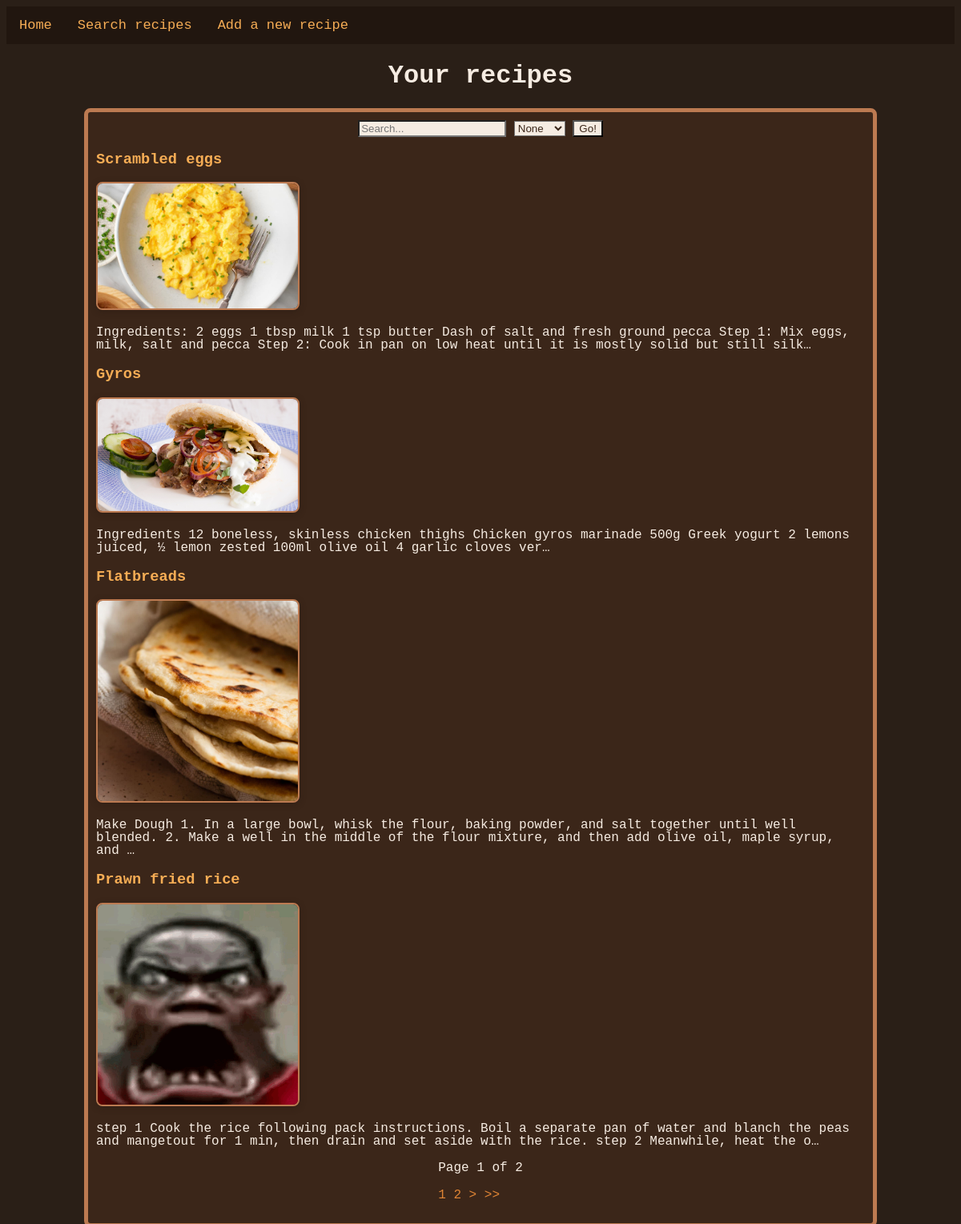
The app's page /recipes/ with its own data.
### recipesMain/models.py (models this page shows, shortened)
class recipe(models.Model):
    recipeId = models.BigAutoField(primary_key = True)
    title = models.CharField(max_length = 50)
    prepTime = models.IntegerField(default=15)
    cookTime = models.IntegerField(default=20)
    ingredients = models.TextField()
    body = models.TextField()
    image = models.ImageField(upload_to="food_images/", default="food_images/icon.png")
    tag = models.ManyToManyField(category, db_column = "categoryTitle")
    class Meta:
        db_table = "recipe"

### recipesMain/views.py (the view)
# urls.py: path("", views.listRecipesView, name="listRecipesView"),
def listRecipesView(request):
    categories = category.objects.all()
    q = request.GET.get("q", default="")
    tagDDM = request.GET.get("tagDDM", default="")
    recipesDisp = recipe.objects.filter((Q(title__icontains=q) |
                                        Q(body__icontains=q)) &
                                        Q(tag__categoryTitle__icontains=tagDDM))
    paginator = P(recipesDisp, 4)
    pageObj = paginator.get_page(request.GET.get('page'))
    return render(request, "recipeViews/recipeList.html", {"category": categories, "pageObj": pageObj,})

### templates/recipeViews/recipeList.html (shortened to what this page needs)
{% extends "base.html" %}
{% load static %}
{% block content %}
<div class="centreTitle">
    <h1>Your recipes</h1>
</div>
<div class="centreColumn">
    <form class="searchbar" action="/recipes/" method="get">
        <input name="q" type="text" placeholder="Search..." />
        <select name="tagDDM">
            <option value="">None</option>
        </select>
        <input type="submit" value="Go!" />
    </form>
    <div>
        {% if pageObj %}
            {% for getdata in pageObj %}
            <article class="entry">
                <h3><a class="recipeLink" href="/recipes/{{ getdata.recipeId }}">{{ getdata.title }}</a></h3>
                <p><img class="previewImage" src="{{getdata.image.url}}" alt="{{getdata.image.url}}"></p>
                <p>{{ getdata.body | truncatechars:200 }}</p>
            </article>
            {% endfor %}
        {% else %}
            <p class="noResult">No results. Maybe you should write this one next!</p>
        {% endif %}
    </div>
    <div class="pagination">
        <span>
            Page {{ pageObj.number }} of {{ pageObj.paginator.num_pages }}
        </span>
        <p>
        {% for num in pageObj.paginator.page_range %}
            {% if page_obj.number == num %}
                <strong>{{ num }}</strong>
            {% else %}
                <a href="?page={{ num }}">{{ num }}</a>
            {% endif %}
        {% endfor %}
        {% if pageObj.has_next %}
            <a href="?page={{ pageObj.next_page_number }}">></a>
            <a href="?page={{ pageObj.paginator.num_pages }}">>></a>
        {% endif %}
        </p>
    </div>
</div>
{% endblock %}

### static/css/main.css (style rules this page uses)
:root { --autumn-bg: #2a1f17; --autumn-container-bg: #3b2619; --autumn-accent: #e08535; --autumn-accent-dark: #8f4c1c; --autumn-text: #f6ece2; --autumn-link: #f6ad55; --autumn-hover: #e57242; --autumn-border: #bc7a51; }
.centreColumn { width: 960px; height: 100%; padding: 10px; border: 5px solid var(--autumn-border); border-radius: 8px; word-break: keep-all; background-color: var(--autumn-container-bg); margin: auto; display: flex; flex-direction: column; align-items: center; color: var(--autumn-text); }
.centreTitle { align-items: center; text-align: center; }
.entry { line-height: 1; }
.recipeLink { color: var(--autumn-accent); text-decoration: none; }
.searchbar input { background-color: var(--autumn-text); color: #3b2619; }
.searchbar select { background-color: var(--autumn-text); color: #3b2619; }
.pagination a { color: var(--autumn-accent); text-decoration: none; }
.previewImage { width:100%; max-width:250px; border-radius: 8px; border: 2px solid var(--autumn-border); box-shadow: 0 2px 8px #21160f55; }
.recipeLink { color: var(--autumn-link); text-decoration: none; transition: background-color 0.3s ease, color 0.3s ease; }
body { color: var(--autumn-text); background-color: var(--autumn-bg); font-family: 'Lucida Console', 'Courier New', monospace; height: 100%; }

### records on screen
recipe: title "Scrambled eggs", image (picture), body "Ingredients: 2 eggs 1 tbsp milk 1 tsp butter Dash of salt and fresh ground pecca Step 1: Mix eggs, milk, salt and pecca Step 2: Cook in pan on low heat until it is mostly solid but still silk…"
recipe: title "Gyros", image (picture), body "Ingredients 12 boneless, skinless chicken thighs Chicken gyros marinade 500g Greek yogurt 2 lemons juiced, ½ lemon zested 100ml olive oil 4 garlic cloves ver…"
recipe: title "Flatbreads", image (picture), body "Make Dough 1. In a large bowl, whisk the flour, baking powder, and salt together until well blended. 2. Make a well in the middle of the flour mixture, and then add olive oil, maple syrup, and …"
recipe: title "Prawn fried rice", image (picture), body "step 1 Cook the rice following pack instructions. Boil a separate pan of water and blanch the peas and mangetout for 1 min, then drain and set aside with the rice. step 2 Meanwhile, heat the o…"

### other values on screen
{{ pageObj.number }} "1"
{{ pageObj.paginator.num_pages }} "2"
{{ num }} "1" "2"
